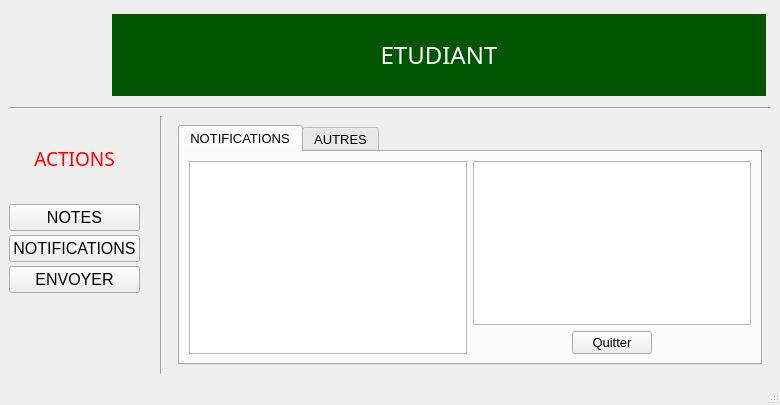
<?xml version="1.0" encoding="UTF-8"?>
<ui version="4.0">
 <class>MainWindow</class>
 <widget class="QMainWindow" name="MainWindow">
  <property name="geometry">
   <rect>
    <x>0</x>
    <y>0</y>
    <width>780</width>
    <height>405</height>
   </rect>
  </property>
  <property name="windowTitle">
   <string>GNOTE</string>
  </property>
  <property name="windowIcon">
   <iconset>
    <normaloff>../resources/images/Logo_inp-hb-360x406.png</normaloff>../resources/images/Logo_inp-hb-360x406.png</iconset>
  </property>
  <property name="tabShape">
   <enum>QTabWidget::Rounded</enum>
  </property>
  <widget class="QWidget" name="centralwidget">
   <layout class="QHBoxLayout" name="horizontalLayout_3">
    <item>
     <layout class="QVBoxLayout" name="verticalLayout_2" stretch="1,0,1,10">
      <item>
       <layout class="QHBoxLayout" name="horizontalLayout" stretch="1,0,3">
        <property name="topMargin">
         <number>5</number>
        </property>
        <property name="rightMargin">
         <number>5</number>
        </property>
        <item>
         <widget class="QToolButton" name="toolButton_2">
          <property name="text">
           <string/>
          </property>
          <property name="icon">
           <iconset>
            <normaloff>../resources/images/Logo_inp-hb-360x406.png</normaloff>../resources/images/Logo_inp-hb-360x406.png</iconset>
          </property>
          <property name="iconSize">
           <size>
            <width>75</width>
            <height>75</height>
           </size>
          </property>
          <property name="autoRaise">
           <bool>true</bool>
          </property>
         </widget>
        </item>
        <item>
         <spacer name="horizontalSpacer">
          <property name="orientation">
           <enum>Qt::Horizontal</enum>
          </property>
          <property name="sizeHint" stdset="0">
           <size>
            <width>14</width>
            <height>20</height>
           </size>
          </property>
         </spacer>
        </item>
        <item>
         <widget class="QLabel" name="label_2">
          <property name="font">
           <font>
            <family>Arial Rounded MT Bold</family>
            <pointsize>18</pointsize>
           </font>
          </property>
          <property name="styleSheet">
           <string notr="true">color: rgb(255, 255, 255);
background-color: rgb(0, 85, 0);</string>
          </property>
          <property name="text">
           <string>ETUDIANT</string>
          </property>
          <property name="alignment">
           <set>Qt::AlignCenter</set>
          </property>
         </widget>
        </item>
       </layout>
      </item>
      <item>
       <spacer name="verticalSpacer_6">
        <property name="orientation">
         <enum>Qt::Vertical</enum>
        </property>
        <property name="sizeHint" stdset="0">
         <size>
          <width>20</width>
          <height>5</height>
         </size>
        </property>
       </spacer>
      </item>
      <item>
       <widget class="Line" name="line_2">
        <property name="orientation">
         <enum>Qt::Horizontal</enum>
        </property>
       </widget>
      </item>
      <item>
       <layout class="QHBoxLayout" name="horizontalLayout_2" stretch="2,0,0,4">
        <item>
         <layout class="QVBoxLayout" name="verticalLayout">
          <property name="spacing">
           <number>4</number>
          </property>
          <item>
           <spacer name="verticalSpacer_5">
            <property name="orientation">
             <enum>Qt::Vertical</enum>
            </property>
            <property name="sizeHint" stdset="0">
             <size>
              <width>20</width>
              <height>52</height>
             </size>
            </property>
           </spacer>
          </item>
          <item>
           <widget class="QLabel" name="label">
            <property name="font">
             <font>
              <family>Arial Rounded MT Bold</family>
              <pointsize>14</pointsize>
             </font>
            </property>
            <property name="styleSheet">
             <string notr="true">color: rgb(255, 0, 0);</string>
            </property>
            <property name="text">
             <string>ACTIONS</string>
            </property>
            <property name="alignment">
             <set>Qt::AlignCenter</set>
            </property>
           </widget>
          </item>
          <item>
           <spacer name="verticalSpacer_4">
            <property name="orientation">
             <enum>Qt::Vertical</enum>
            </property>
            <property name="sizeHint" stdset="0">
             <size>
              <width>20</width>
              <height>52</height>
             </size>
            </property>
           </spacer>
          </item>
          <item>
           <widget class="QPushButton" name="pushButton">
            <property name="font">
             <font>
              <pointsize>12</pointsize>
             </font>
            </property>
            <property name="text">
             <string>NOTES</string>
            </property>
            <property name="icon">
             <iconset>
              <normaloff>../resources/images/icons8-education-64 (1).png</normaloff>../resources/images/icons8-education-64 (1).png</iconset>
            </property>
           </widget>
          </item>
          <item>
           <spacer name="verticalSpacer_3">
            <property name="orientation">
             <enum>Qt::Vertical</enum>
            </property>
            <property name="sizeHint" stdset="0">
             <size>
              <width>20</width>
              <height>20</height>
             </size>
            </property>
           </spacer>
          </item>
          <item>
           <widget class="QPushButton" name="pushButton_2">
            <property name="font">
             <font>
              <pointsize>12</pointsize>
             </font>
            </property>
            <property name="text">
             <string>NOTIFICATIONS</string>
            </property>
            <property name="icon">
             <iconset>
              <normaloff>../resources/images/icons8-doorbell-48.png</normaloff>../resources/images/icons8-doorbell-48.png</iconset>
            </property>
           </widget>
          </item>
          <item>
           <spacer name="verticalSpacer_2">
            <property name="orientation">
             <enum>Qt::Vertical</enum>
            </property>
            <property name="sizeHint" stdset="0">
             <size>
              <width>20</width>
              <height>20</height>
             </size>
            </property>
           </spacer>
          </item>
          <item>
           <widget class="QPushButton" name="pushButton_3">
            <property name="font">
             <font>
              <pointsize>12</pointsize>
             </font>
            </property>
            <property name="text">
             <string>ENVOYER</string>
            </property>
            <property name="icon">
             <iconset>
              <normaloff>../resources/images/icons8-comments-48.png</normaloff>../resources/images/icons8-comments-48.png</iconset>
            </property>
           </widget>
          </item>
          <item>
           <spacer name="verticalSpacer">
            <property name="orientation">
             <enum>Qt::Vertical</enum>
            </property>
            <property name="sizeHint" stdset="0">
             <size>
              <width>20</width>
              <height>52</height>
             </size>
            </property>
           </spacer>
          </item>
          <item>
           <widget class="QToolButton" name="toolButton">
            <property name="text">
             <string/>
            </property>
            <property name="icon">
             <iconset>
              <normaloff>../resources/images/user.png</normaloff>../resources/images/user.png</iconset>
            </property>
            <property name="iconSize">
             <size>
              <width>41</width>
              <height>41</height>
             </size>
            </property>
            <property name="autoRaise">
             <bool>true</bool>
            </property>
           </widget>
          </item>
         </layout>
        </item>
        <item>
         <spacer name="horizontalSpacer_2">
          <property name="orientation">
           <enum>Qt::Horizontal</enum>
          </property>
          <property name="sizeHint" stdset="0">
           <size>
            <width>14</width>
            <height>20</height>
           </size>
          </property>
         </spacer>
        </item>
        <item>
         <widget class="Line" name="line">
          <property name="orientation">
           <enum>Qt::Vertical</enum>
          </property>
         </widget>
        </item>
        <item>
         <widget class="QStackedWidget" name="stackedWidget">
          <property name="font">
           <font>
            <pointsize>10</pointsize>
           </font>
          </property>
          <property name="currentIndex">
           <number>1</number>
          </property>
          <widget class="QWidget" name="page">
           <layout class="QHBoxLayout" name="horizontalLayout_4">
            <item>
             <widget class="QTabWidget" name="tabWidget">
              <property name="currentIndex">
               <number>0</number>
              </property>
              <property name="movable">
               <bool>true</bool>
              </property>
              <property name="tabBarAutoHide">
               <bool>true</bool>
              </property>
              <widget class="QWidget" name="tabNotes">
               <attribute name="icon">
                <iconset>
                 <normaloff>../resources/images/icons8-education-64 (1).png</normaloff>../resources/images/icons8-education-64 (1).png</iconset>
               </attribute>
               <attribute name="title">
                <string>NOTES</string>
               </attribute>
               <layout class="QVBoxLayout" name="verticalLayout_3">
                <item>
                 <widget class="QTableWidget" name="tableWidget"/>
                </item>
                <item>
                 <layout class="QHBoxLayout" name="horizontalLayout_7">
                  <item>
                   <spacer name="horizontalSpacer_3">
                    <property name="orientation">
                     <enum>Qt::Horizontal</enum>
                    </property>
                    <property name="sizeHint" stdset="0">
                     <size>
                      <width>40</width>
                      <height>20</height>
                     </size>
                    </property>
                   </spacer>
                  </item>
                  <item>
                   <widget class="QPushButton" name="pushButton_4">
                    <property name="text">
                     <string>Quitter</string>
                    </property>
                    <property name="icon">
                     <iconset>
                      <normaloff>../resources/images/icons8-close-48.png</normaloff>../resources/images/icons8-close-48.png</iconset>
                    </property>
                   </widget>
                  </item>
                  <item>
                   <widget class="QPushButton" name="pushButton_5">
                    <property name="text">
                     <string>OK</string>
                    </property>
                    <property name="icon">
                     <iconset>
                      <normaloff>../resources/images/icons8-check-64.png</normaloff>../resources/images/icons8-check-64.png</iconset>
                    </property>
                   </widget>
                  </item>
                  <item>
                   <widget class="QPushButton" name="pushButton_6">
                    <property name="text">
                     <string>Reclamations</string>
                    </property>
                    <property name="icon">
                     <iconset>
                      <normaloff>../resources/images/interrogation.png</normaloff>../resources/images/interrogation.png</iconset>
                    </property>
                   </widget>
                  </item>
                  <item>
                   <spacer name="horizontalSpacer_4">
                    <property name="orientation">
                     <enum>Qt::Horizontal</enum>
                    </property>
                    <property name="sizeHint" stdset="0">
                     <size>
                      <width>40</width>
                      <height>20</height>
                     </size>
                    </property>
                   </spacer>
                  </item>
                 </layout>
                </item>
               </layout>
              </widget>
              <widget class="QWidget" name="tabInfo">
               <attribute name="icon">
                <iconset>
                 <normaloff>../resources/images/icons8-info-48.png</normaloff>../resources/images/icons8-info-48.png</iconset>
               </attribute>
               <attribute name="title">
                <string>INFO</string>
               </attribute>
               <layout class="QVBoxLayout" name="verticalLayout_5">
                <item>
                 <widget class="QTextBrowser" name="textBrowser"/>
                </item>
                <item>
                 <layout class="QHBoxLayout" name="horizontalLayout_10">
                  <item>
                   <spacer name="horizontalSpacer_10">
                    <property name="orientation">
                     <enum>Qt::Horizontal</enum>
                    </property>
                    <property name="sizeHint" stdset="0">
                     <size>
                      <width>40</width>
                      <height>20</height>
                     </size>
                    </property>
                   </spacer>
                  </item>
                  <item>
                   <widget class="QPushButton" name="pushButton_9">
                    <property name="text">
                     <string>OK</string>
                    </property>
                    <property name="icon">
                     <iconset>
                      <normaloff>../resources/images/icons8-check-64.png</normaloff>../resources/images/icons8-check-64.png</iconset>
                    </property>
                   </widget>
                  </item>
                  <item>
                   <spacer name="horizontalSpacer_9">
                    <property name="orientation">
                     <enum>Qt::Horizontal</enum>
                    </property>
                    <property name="sizeHint" stdset="0">
                     <size>
                      <width>40</width>
                      <height>20</height>
                     </size>
                    </property>
                   </spacer>
                  </item>
                 </layout>
                </item>
               </layout>
              </widget>
             </widget>
            </item>
           </layout>
          </widget>
          <widget class="QWidget" name="page_2">
           <layout class="QHBoxLayout" name="horizontalLayout_5">
            <item>
             <widget class="QTabWidget" name="tabWidget_2">
              <property name="font">
               <font>
                <pointsize>10</pointsize>
               </font>
              </property>
              <property name="currentIndex">
               <number>0</number>
              </property>
              <property name="movable">
               <bool>true</bool>
              </property>
              <property name="tabBarAutoHide">
               <bool>true</bool>
              </property>
              <widget class="QWidget" name="tabNotifications">
               <attribute name="icon">
                <iconset>
                 <normaloff>../resources/images/icons8-doorbell-48 (1).png</normaloff>../resources/images/icons8-doorbell-48 (1).png</iconset>
               </attribute>
               <attribute name="title">
                <string>NOTIFICATIONS</string>
               </attribute>
               <layout class="QHBoxLayout" name="horizontalLayout_14">
                <item>
                 <widget class="QListWidget" name="listWidget"/>
                </item>
                <item>
                 <layout class="QVBoxLayout" name="verticalLayout_7">
                  <item>
                   <widget class="QTextBrowser" name="textBrowser_3"/>
                  </item>
                  <item>
                   <layout class="QHBoxLayout" name="horizontalLayout_13">
                    <item>
                     <spacer name="horizontalSpacer_13">
                      <property name="orientation">
                       <enum>Qt::Horizontal</enum>
                      </property>
                      <property name="sizeHint" stdset="0">
                       <size>
                        <width>40</width>
                        <height>20</height>
                       </size>
                      </property>
                     </spacer>
                    </item>
                    <item>
                     <widget class="QPushButton" name="pushButton_14">
                      <property name="text">
                       <string>Quitter</string>
                      </property>
                     </widget>
                    </item>
                    <item>
                     <spacer name="horizontalSpacer_14">
                      <property name="orientation">
                       <enum>Qt::Horizontal</enum>
                      </property>
                      <property name="sizeHint" stdset="0">
                       <size>
                        <width>40</width>
                        <height>20</height>
                       </size>
                      </property>
                     </spacer>
                    </item>
                   </layout>
                  </item>
                 </layout>
                </item>
               </layout>
              </widget>
              <widget class="QWidget" name="tabAutres">
               <attribute name="icon">
                <iconset>
                 <normaloff>../resources/images/menu-dots.png</normaloff>../resources/images/menu-dots.png</iconset>
               </attribute>
               <attribute name="title">
                <string>AUTRES</string>
               </attribute>
               <layout class="QVBoxLayout" name="verticalLayout_8">
                <item>
                 <widget class="QTextBrowser" name="textBrowser_4"/>
                </item>
                <item>
                 <layout class="QHBoxLayout" name="horizontalLayout_15">
                  <item>
                   <spacer name="horizontalSpacer_15">
                    <property name="orientation">
                     <enum>Qt::Horizontal</enum>
                    </property>
                    <property name="sizeHint" stdset="0">
                     <size>
                      <width>40</width>
                      <height>20</height>
                     </size>
                    </property>
                   </spacer>
                  </item>
                  <item>
                   <widget class="QPushButton" name="pushButton_13">
                    <property name="text">
                     <string>OK</string>
                    </property>
                    <property name="icon">
                     <iconset>
                      <normaloff>../resources/images/icons8-check-64.png</normaloff>../resources/images/icons8-check-64.png</iconset>
                    </property>
                   </widget>
                  </item>
                  <item>
                   <spacer name="horizontalSpacer_16">
                    <property name="orientation">
                     <enum>Qt::Horizontal</enum>
                    </property>
                    <property name="sizeHint" stdset="0">
                     <size>
                      <width>40</width>
                      <height>20</height>
                     </size>
                    </property>
                   </spacer>
                  </item>
                 </layout>
                </item>
               </layout>
              </widget>
             </widget>
            </item>
           </layout>
          </widget>
          <widget class="QWidget" name="page_3">
           <layout class="QHBoxLayout" name="horizontalLayout_6">
            <item>
             <widget class="QTabWidget" name="tabWidget_3">
              <property name="currentIndex">
               <number>0</number>
              </property>
              <property name="movable">
               <bool>true</bool>
              </property>
              <property name="tabBarAutoHide">
               <bool>true</bool>
              </property>
              <widget class="QWidget" name="tabMessage">
               <attribute name="icon">
                <iconset>
                 <normaloff>../resources/images/icons8-comments-24.png</normaloff>../resources/images/icons8-comments-24.png</iconset>
               </attribute>
               <attribute name="title">
                <string>MESSAGE</string>
               </attribute>
               <layout class="QVBoxLayout" name="verticalLayout_4">
                <item>
                 <layout class="QHBoxLayout" name="horizontalLayout_9" stretch="0,3,1,0">
                  <item>
                   <spacer name="horizontalSpacer_7">
                    <property name="orientation">
                     <enum>Qt::Horizontal</enum>
                    </property>
                    <property name="sizeHint" stdset="0">
                     <size>
                      <width>40</width>
                      <height>20</height>
                     </size>
                    </property>
                   </spacer>
                  </item>
                  <item>
                   <widget class="QComboBox" name="comboBox"/>
                  </item>
                  <item>
                   <widget class="QLabel" name="label_3">
                    <property name="text">
                     <string>Destinataire</string>
                    </property>
                    <property name="scaledContents">
                     <bool>false</bool>
                    </property>
                   </widget>
                  </item>
                  <item>
                   <spacer name="horizontalSpacer_8">
                    <property name="orientation">
                     <enum>Qt::Horizontal</enum>
                    </property>
                    <property name="sizeHint" stdset="0">
                     <size>
                      <width>40</width>
                      <height>20</height>
                     </size>
                    </property>
                   </spacer>
                  </item>
                 </layout>
                </item>
                <item>
                 <widget class="QPlainTextEdit" name="plainTextEdit"/>
                </item>
                <item>
                 <layout class="QHBoxLayout" name="horizontalLayout_8">
                  <item>
                   <spacer name="horizontalSpacer_5">
                    <property name="orientation">
                     <enum>Qt::Horizontal</enum>
                    </property>
                    <property name="sizeHint" stdset="0">
                     <size>
                      <width>40</width>
                      <height>20</height>
                     </size>
                    </property>
                   </spacer>
                  </item>
                  <item>
                   <widget class="QPushButton" name="pushButton_8">
                    <property name="text">
                     <string>Annuler</string>
                    </property>
                    <property name="icon">
                     <iconset>
                      <normaloff>../resources/images/icons8-clear-symbol-48.png</normaloff>../resources/images/icons8-clear-symbol-48.png</iconset>
                    </property>
                   </widget>
                  </item>
                  <item>
                   <widget class="QPushButton" name="pushButton_7">
                    <property name="text">
                     <string>Envoyer</string>
                    </property>
                    <property name="icon">
                     <iconset>
                      <normaloff>../resources/images/icons8-check-64.png</normaloff>../resources/images/icons8-check-64.png</iconset>
                    </property>
                   </widget>
                  </item>
                  <item>
                   <spacer name="horizontalSpacer_6">
                    <property name="orientation">
                     <enum>Qt::Horizontal</enum>
                    </property>
                    <property name="sizeHint" stdset="0">
                     <size>
                      <width>40</width>
                      <height>20</height>
                     </size>
                    </property>
                   </spacer>
                  </item>
                 </layout>
                </item>
               </layout>
              </widget>
              <widget class="QWidget" name="tabEnvoye">
               <attribute name="icon">
                <iconset>
                 <normaloff>../resources/images/icons8-feedback-48.png</normaloff>../resources/images/icons8-feedback-48.png</iconset>
               </attribute>
               <attribute name="title">
                <string>BOITE DE RECEPTION</string>
               </attribute>
               <layout class="QHBoxLayout" name="horizontalLayout_12">
                <item>
                 <widget class="QTableWidget" name="tableWidget_2"/>
                </item>
                <item>
                 <layout class="QVBoxLayout" name="verticalLayout_6">
                  <item>
                   <widget class="QTextBrowser" name="textBrowser_2"/>
                  </item>
                  <item>
                   <layout class="QHBoxLayout" name="horizontalLayout_11">
                    <item>
                     <spacer name="horizontalSpacer_11">
                      <property name="orientation">
                       <enum>Qt::Horizontal</enum>
                      </property>
                      <property name="sizeHint" stdset="0">
                       <size>
                        <width>40</width>
                        <height>20</height>
                       </size>
                      </property>
                     </spacer>
                    </item>
                    <item>
                     <widget class="QPushButton" name="pushButton_12">
                      <property name="text">
                       <string>Quitter</string>
                      </property>
                      <property name="icon">
                       <iconset>
                        <normaloff>../resources/images/icons8-close-48.png</normaloff>../resources/images/icons8-close-48.png</iconset>
                      </property>
                     </widget>
                    </item>
                    <item>
                     <widget class="QPushButton" name="pushButton_11">
                      <property name="text">
                       <string>OK</string>
                      </property>
                      <property name="icon">
                       <iconset>
                        <normaloff>../resources/images/icons8-check-64.png</normaloff>../resources/images/icons8-check-64.png</iconset>
                      </property>
                     </widget>
                    </item>
                    <item>
                     <widget class="QPushButton" name="pushButton_10">
                      <property name="text">
                       <string>Repondre</string>
                      </property>
                      <property name="icon">
                       <iconset>
                        <normaloff>../resources/images/icons8-comments-48.png</normaloff>../resources/images/icons8-comments-48.png</iconset>
                      </property>
                     </widget>
                    </item>
                    <item>
                     <spacer name="horizontalSpacer_12">
                      <property name="orientation">
                       <enum>Qt::Horizontal</enum>
                      </property>
                      <property name="sizeHint" stdset="0">
                       <size>
                        <width>40</width>
                        <height>20</height>
                       </size>
                      </property>
                     </spacer>
                    </item>
                   </layout>
                  </item>
                 </layout>
                </item>
               </layout>
              </widget>
             </widget>
            </item>
           </layout>
          </widget>
         </widget>
        </item>
       </layout>
      </item>
     </layout>
    </item>
   </layout>
  </widget>
  <widget class="QMenuBar" name="menubar">
   <property name="geometry">
    <rect>
     <x>0</x>
     <y>0</y>
     <width>780</width>
     <height>21</height>
    </rect>
   </property>
  </widget>
  <widget class="QStatusBar" name="statusbar"/>
 </widget>
 <resources/>
 <connections/>
</ui>
